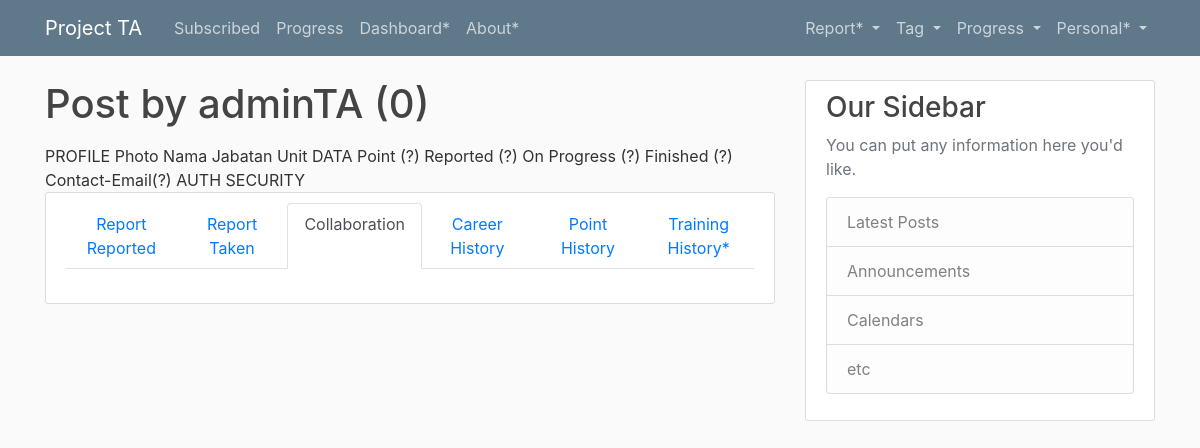
Before: /user/adminTA/collaboration (signed in) with the older database file.
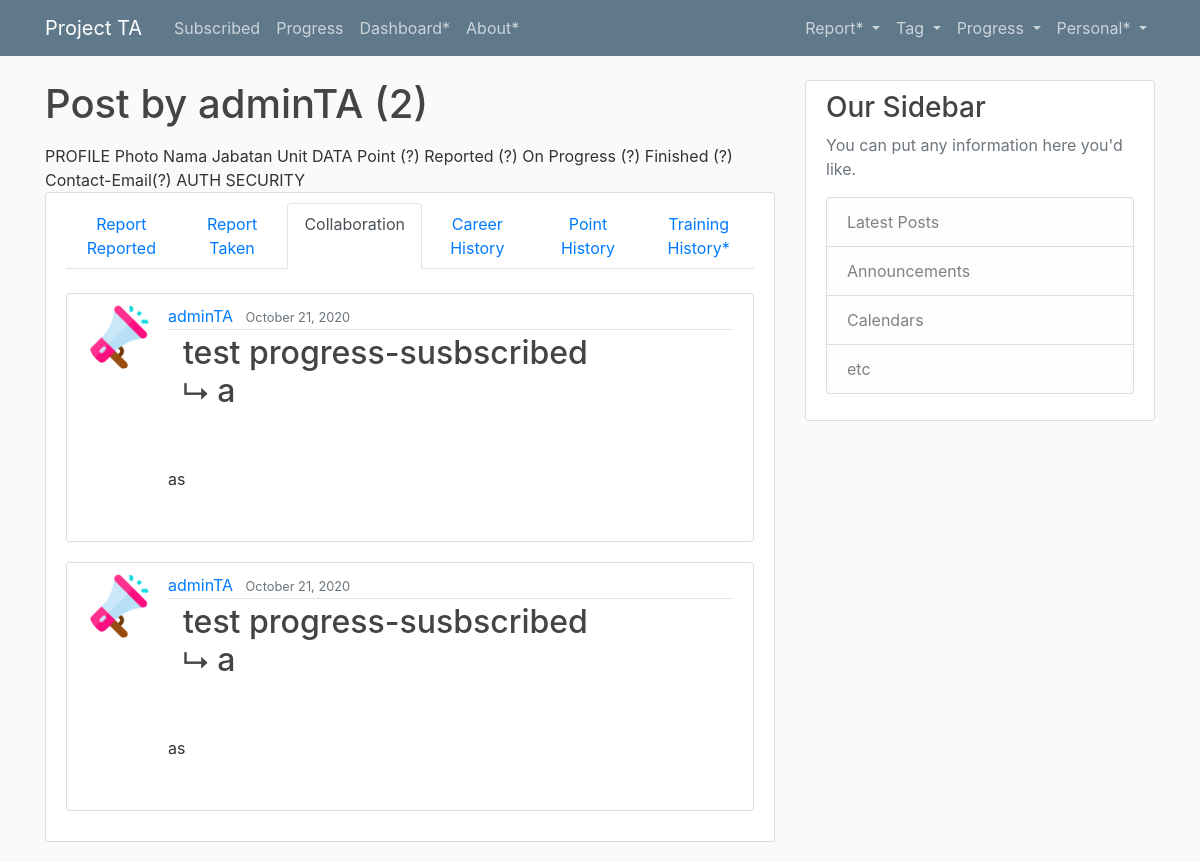
After: the same page with the newer database file.
### report/models.py (models this page shows, shortened)
class Collaboration(models.Model):
    report = models.ForeignKey(Report, on_delete=models.CASCADE)
    subject = models.CharField(max_length=100, null=True)
    content = models.TextField(null=True)
    date = models.DateTimeField(default=timezone.now, null=True)
    collaborator = models.ForeignKey(User, on_delete=models.CASCADE, null=True)
    image = models.ImageField(upload_to='report_images', null=True, blank=True)

class Report(models.Model):
    class Level(models.IntegerChoices):
        HIGH = 1
        MEDIUM = 2
        LOW = 3
    class TaskLevel(models.IntegerChoices):
        Task_Taken = 1
        Field_Checking = 2
        Approved = 3
        Not_Approved = 4
        Responsing = 5
        Resolved = 6
        Postponed = 7
        Failed = 8
    title = models.CharField(max_length=100, null=True)
    content = models.TextField(null=True)
    date_reported = models.DateTimeField(default=timezone.now, null=True)
    reporter = models.ForeignKey(User, on_delete=models.CASCADE, null=True)
    image = models.ImageField(upload_to='report_images', null=True)
    tag = models.ManyToManyField(Tag)
    urgency = models.IntegerField(choices=Level.choices, null=True)
    importance = models.IntegerField(choices=Level.choices, null=True)
    progress = models.IntegerField(choices=TaskLevel.choices, null=True, blank=True)
    taker = models.ForeignKey(User, on_delete=models.SET_NULL, null=True, blank=True, related_name='reporttaken_set')
    date_last_progress = models.DateTimeField(null=True, blank=True)
    progress_note = models.TextField(null=True, blank=True)
    point = models.IntegerField(null=True, blank=True)

### user/models.py (models this page shows, shortened)
class Profile(models.Model):
    user = models.OneToOneField(User, on_delete=models.CASCADE, null=True)
    image = models.ImageField(default='default.jpg', upload_to='profile_pics')
    tag = models.ManyToManyField(Tag, related_name='subscriber_set')
    unit = models.ForeignKey(Unit, on_delete=models.SET_NULL, null=True, related_name='member_set')

### report/views.py (the view)
# urls.py: path('user/<str:username>/collaboration', views.UserCollaborationListView.as_view(), name='user-collaboration'),
class UserCollaborationListView(LoginRequiredMixin, ListView):
    model = Collaboration
    template_name = 'report/user_collab.html'
    paginate_by = 5
    def get_queryset(self):
        user = get_object_or_404(User, username=self.kwargs.get('username'))
        return Collaboration.objects.filter(collaborator=user).order_by('-date__date')

### report/templates/report/user_collab.html (shortened to what this page needs)
{% extends 'base.html' %}
{% block content %}
<h1 class="mb-3">Post by {{ view.kwargs.username }} ({{ page_obj.paginator.count }})</h1>
PROFILE
Photo
Nama
Jabatan
Unit
DATA
Point (?)
Reported (?)
On Progress (?)
Finished (?)
Contact-Email(?)
AUTH SECURITY
<article class="media content-section">
    <div class="media-body">
<nav>
  <div class="nav nav-tabs nav-justified" id="nav-tab" role="tablist">
    <a class="nav-item nav-link align-middle" >Report Reported</a>
    <a class="nav-item nav-link align-middle" >Report Taken</a>
    <a class="nav-item nav-link align-middle active" >Collaboration</a>
    <a class="nav-item nav-link align-middle" >Career History</a>
    <a class="nav-item nav-link align-middle" >Point History</a>
    <a class="nav-item nav-link align-middle" >Training History*</a>
  </div>
</nav>
<div class="tab-content mt-4">
{% for object in object_list %}
<article class="media content-section">
    <img class="rounded-circle article-img" src="{{ object.collaborator.profile.image.url }}">
    <div class="media-body">
        <div class="article-metadata">
            <a class="mr-2" href="{% url 'user-reports' object.collaborator.username %}">
                {{ object.collaborator }}
            </a>
            <small class="text-muted">
                {{ object.date|date:"F d, Y" }}
            </small>
        </div>
            <div class="col">
                <h2>
                    <a class="article-title" href="{% url 'report-detail' object.report.id %}">
                        <div>{{ object.report.title }}</div>
                        <div>⮡ {{ object.subject }}</div>
                    </a>
                </h2>
            </div>
                        <p class="article-content">
                {% if object.content|length > 140 %}
                    {{ object.content|slice:140 }} ...
                {% else %}
                    {{ object.content }}
                {% endif %}
                </p>
    </div>
</article>
{% endfor %}
    </div>
    </div>
</article>
{% endblock %}

### templates/base.html (shortened to what this page needs)
{% load static %}
<!doctype html>
<html lang="en">
<head>
    <link rel="stylesheet" href="https://stackpath.bootstrapcdn.com/bootstrap/4.5.2/css/bootstrap.min.css"
>
    <link rel="stylesheet" type="text/css" href="{% static '/css/main.css' %}">
</head>
<body>
<header class="site-header">
    <nav class="navbar navbar-expand-md navbar-dark bg-steel fixed-top">
        <div class="container">
            <a class="navbar-brand mr-4" href="/">Project TA</a>
            <div class="collapse navbar-collapse" id="navbarToggle">
                <div class="navbar-nav mr-auto">
                    {% if user.is_authenticated %}
                    <a class="nav-item nav-link" href="{% url 'home' %}">Subscribed</a>
                    <a class="nav-item nav-link" href="{% url 'progress-taken' %}">Progress</a>
                    <a class="nav-item nav-link" href="#">Dashboard*</a>
                    {% endif %}
                    <a class="nav-item nav-link" href="{% url 'about' %}">About*</a>
                </div>
                <div class="navbar-nav">
                    {% if user.is_authenticated %}
                    <li class="nav-item dropdown">
                        <a class="nav-link dropdown-toggle" href="#" id="navbarDropdown1" role="button"
                           data-toggle="dropdown" aria-haspopup="true" aria-expanded="false">
                            Report*
                        </a>
                    </li>
                    <li class="nav-item dropdown">
                        <a class="nav-link dropdown-toggle" href="#" id="navbarDropdown2" role="button"
                           data-toggle="dropdown" aria-haspopup="true" aria-expanded="false">
                            Tag
                        </a>
                    </li>
                    <li class="nav-item dropdown">
                        <a class="nav-link dropdown-toggle" href="#" id="navbarDropdown3" role="button"
                           data-toggle="dropdown" aria-haspopup="true" aria-expanded="false">
                            Progress
                        </a>
                    </li>
                    <li class="nav-item dropdown">
                        <a class="nav-link dropdown-toggle" href="#" id="navbarDropdown4" role="button"
                           data-toggle="dropdown" aria-haspopup="true" aria-expanded="false">
                            Personal*
                        </a>
                    </li>
                    {% else %}
                    <a class="nav-item nav-link" href="{% url 'login' %}">Login</a>
                    <a class="nav-item nav-link" href="{% url 'register' %}">Register</a>
                    {% endif %}
                </div>
            </div>
        </div>
    </nav>
</header>
<main role="main" class="container">
    {% if user.is_authenticated %}
    <div class="row">
        <div class="col-md-8">
    {% else %}
    <div class="text-center" style="width:500px; margin:auto;">
    {% endif %}
            {% block content %}{% endblock %}
        </div>
    {% if user.is_authenticated %}
        <div class="col-md-4">
            <div class="content-section">
                <h3>Our Sidebar</h3>
                <p class='text-muted'>You can put any information here you'd like.
                <ul class="list-group">
                    <li class="list-group-item list-group-item-light">Latest Posts</li>
                    <li class="list-group-item list-group-item-light">Announcements</li>
                    <li class="list-group-item list-group-item-light">Calendars</li>
                    <li class="list-group-item list-group-item-light">etc</li>
                </ul>
                </p>
            </div>
        </div>
    </div>
    {% endif %}
</main>
</body>
</html>

### static/css/main.css (style rules this page uses)
body { background: #fafafa; color: #333333; margin-top: 5rem; }
h1, h2, h3, h4, h5, h6 { color: #444444; }
ul { margin: 0; }
.bg-steel { background-color: #5f788a; }
.site-header .navbar-nav .nav-link { color: #cbd5db; }
.content-section { background: #ffffff; padding: 10px 20px; border: 1px solid #dddddd; border-radius: 3px; margin-bottom: 20px; }
.article-title { color: #444444; }
.article-content { white-space: pre-line; }
.article-img { height: 65px; width: 65px; margin-right: 16px; }
.article-metadata { padding-bottom: 1px; margin-bottom: 4px; border-bottom: 1px solid #e3e3e3 }

Changed rows visible on the page:
added Collaboration: collaborator.profile.image (picture), collaborator "adminTA", date "October 21, 2020", report "test progress-susbscribed", subject "a", content "as"
added Collaboration: collaborator.profile.image (picture), collaborator "adminTA", date "October 21, 2020", report "test progress-susbscribed", subject "a", content "as"
Other visible differences:
{{ page_obj.paginator.count }}: "0" → "2"
